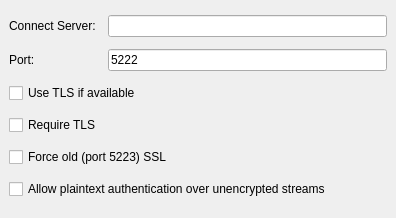
<ui version="4.0" >
 <class>JabberSettings</class>
 <widget class="QWidget" name="JabberSettings" >
  <property name="geometry" >
   <rect>
    <x>0</x>
    <y>0</y>
    <width>396</width>
    <height>218</height>
   </rect>
  </property>
  <property name="windowTitle" >
   <string>Jabber Settings</string>
  </property>
  <layout class="QGridLayout" >
   <property name="margin" >
    <number>9</number>
   </property>
   <property name="spacing" >
    <number>6</number>
   </property>
   <item row="1" column="0" >
    <widget class="QLabel" name="portLabel" >
     <property name="text" >
      <string>Port:</string>
     </property>
    </widget>
   </item>
   <item row="3" column="0" >
    <widget class="QCheckBox" name="requireTLSCheckBox" >
     <property name="text" >
      <string>Require TLS</string>
     </property>
    </widget>
   </item>
   <item row="0" column="1" >
    <widget class="QLineEdit" name="connectServerLineEdit" />
   </item>
   <item row="0" column="0" >
    <widget class="QLabel" name="connectlabel" >
     <property name="text" >
      <string>Connect Server:</string>
     </property>
    </widget>
   </item>
   <item row="5" column="0" colspan="2" >
    <widget class="QCheckBox" name="allowPlainTextAuthenticationCheckBox" >
     <property name="text" >
      <string>Allow plaintext authentication over unencrypted streams</string>
     </property>
    </widget>
   </item>
   <item row="1" column="1" >
    <widget class="QLineEdit" name="portLineEdit" >
     <property name="text" >
      <string>5222</string>
     </property>
    </widget>
   </item>
   <item row="4" column="0" colspan="2" >
    <widget class="QCheckBox" name="forceOldSSLCheckBox" >
     <property name="text" >
      <string>Force old (port 5223) SSL</string>
     </property>
    </widget>
   </item>
   <item row="2" column="0" colspan="2" >
    <widget class="QCheckBox" name="useTLSCheckBox" >
     <property name="text" >
      <string>Use TLS if available</string>
     </property>
    </widget>
   </item>
  </layout>
 </widget>
 <tabstops>
  <tabstop>useTLSCheckBox</tabstop>
  <tabstop>requireTLSCheckBox</tabstop>
  <tabstop>forceOldSSLCheckBox</tabstop>
  <tabstop>allowPlainTextAuthenticationCheckBox</tabstop>
  <tabstop>connectServerLineEdit</tabstop>
  <tabstop>portLineEdit</tabstop>
 </tabstops>
 <resources>
  <include location="wengophone.qrc" />
 </resources>
 <connections/>
</ui>
